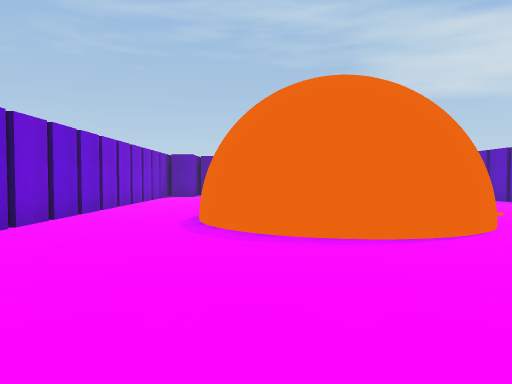
[1] (above)

17 first-person views from a walk through a scene from a Unity 3-D project. The camera is 1.5 m above the floor, tilts 2° down and sees 70° across. The floor is counted in squares, 1.8 m on a side. Each view is taken from the middle of a square. On the plan, view 1 faces up. The plan holds only what a view shows up to about 12 squares ahead; the rest is blank. The place goes on beyond the plan. The player character is not drawn.

[2]
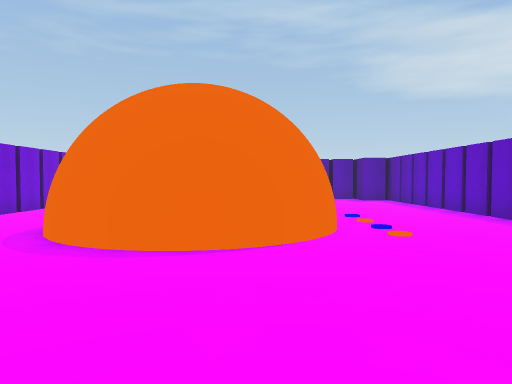

[3]
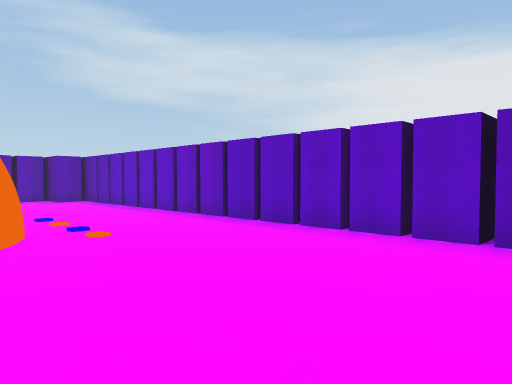

[4]
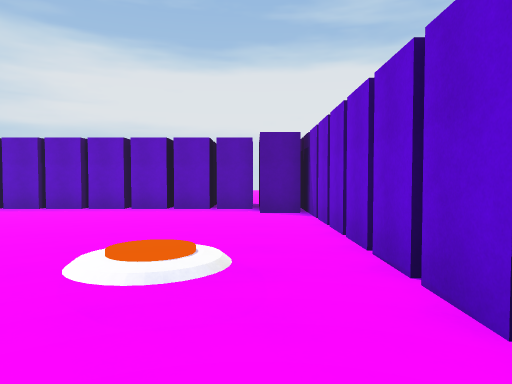

[5]
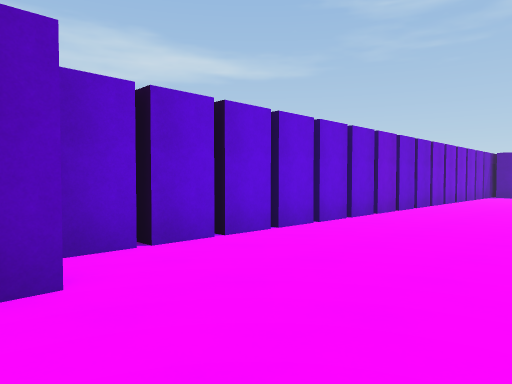

[6]
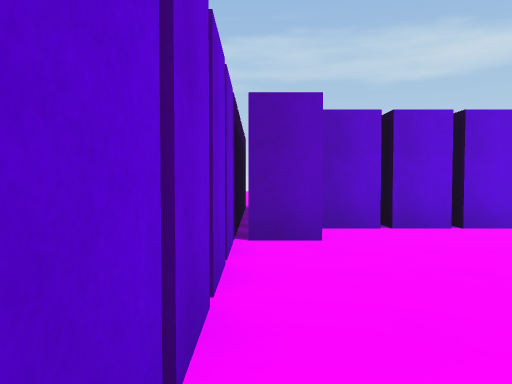

[7]
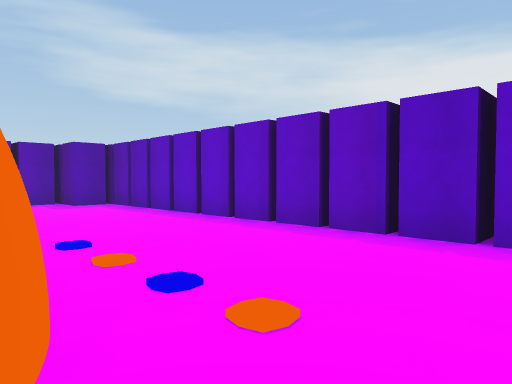

[8]
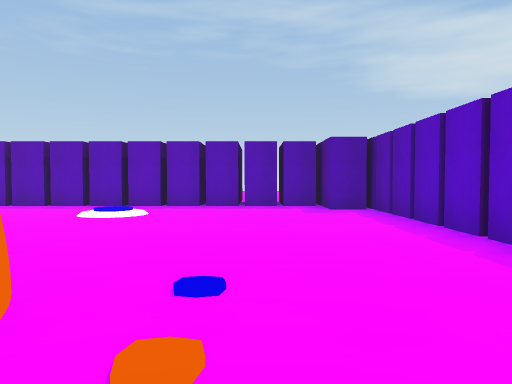

[9]
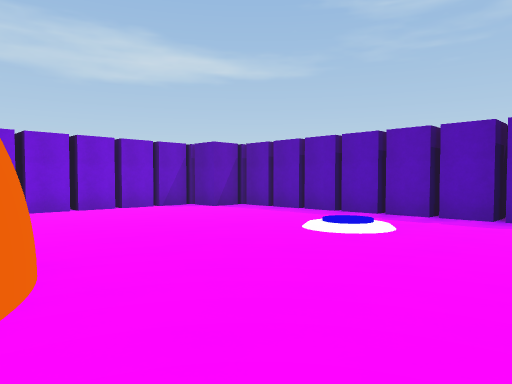

[10]
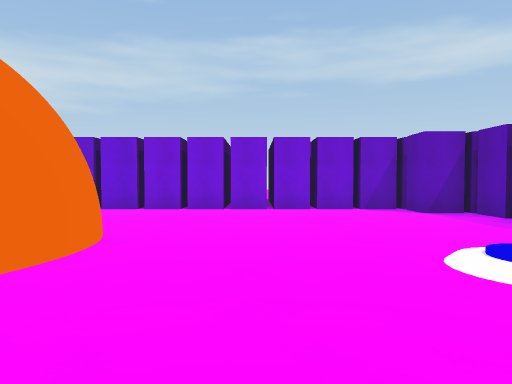

[11]
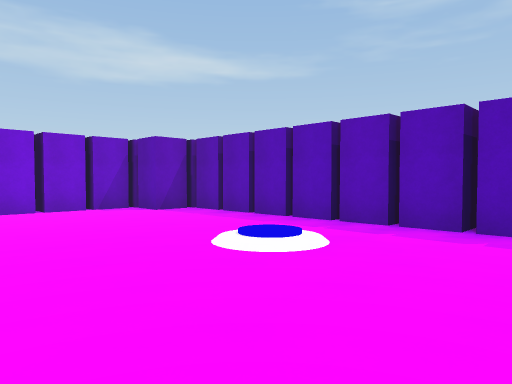

[12]
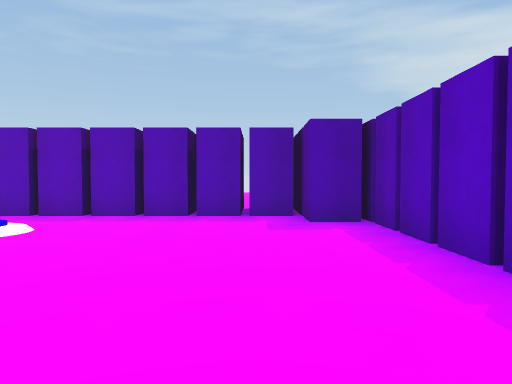

[13]
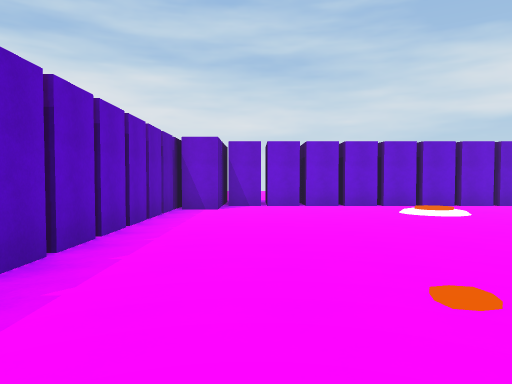

[14]
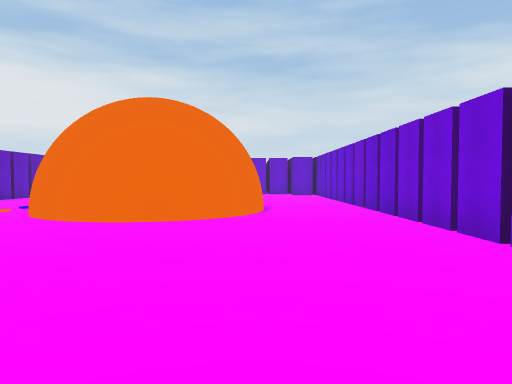

[15]
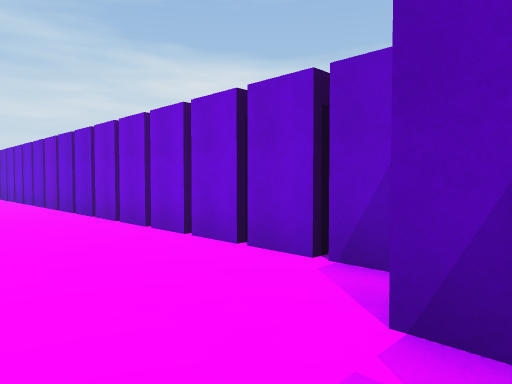

[16]
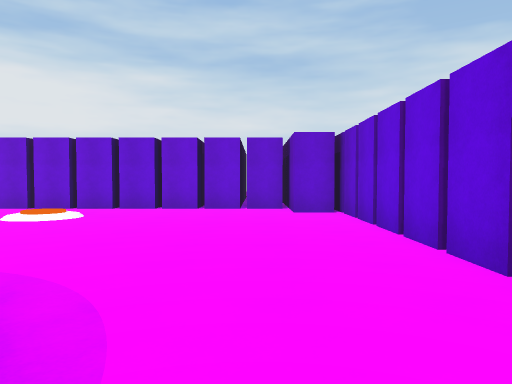

[17]
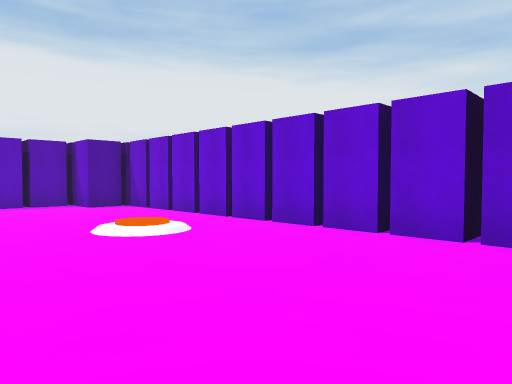

### Floor plan
Key: @ floor where view 1 was taken; # wall or solid block; . floor; / step, stairs or slope.
Columns run from 5 left of view 1 to 10 right of it. Each row starts with its distance up from view 1.
 19   ############
 18 ###..........##
 17 #.............##
 16 #......//......#
 15 #......//......#
 14 #..............#
 13 #..............#
 12 #..............#
 11 #..............#
 10 #....#####.....#
  9 #...##   #.....#
  8 #...#    #.....#
  7 #...##   #.....#
  6 #....#####.....#
  5 #..............#
  4 #..............#
  3 #..............#
  2 #..............#
  1 #......./......#
  0 #....@.//......#
 -1 #.............##
 -2 ###..........###
 -3   ############

Where each view was taken, in squares from view 1:
view 1: 0 up, 0 right, facing up
view 2: 0 up, 3 right, facing up
view 3: 0 up, 3 right, facing up-right
view 4: 1 down, 1 left, facing right
view 5: 2 down, 0 right, facing up-left
view 6: 2 down, 2 right, facing left
view 7: 5 up, 4 right, facing up-right
view 8: 7 up, 6 right, facing up
view 9: 10 up, 6 right, facing up-left
view 10: 13 up, 6 right, facing left
view 11: 12 up, 6 right, facing up-left
view 12: 10 up, 7 right, facing up
view 13: 9 up, 7 right, facing down
view 14: 18 up, 1 left, facing down
view 15: 18 up, 1 left, facing down-left
view 16: 8 up, 2 left, facing down
view 17: 3 up, 3 left, facing down-right
